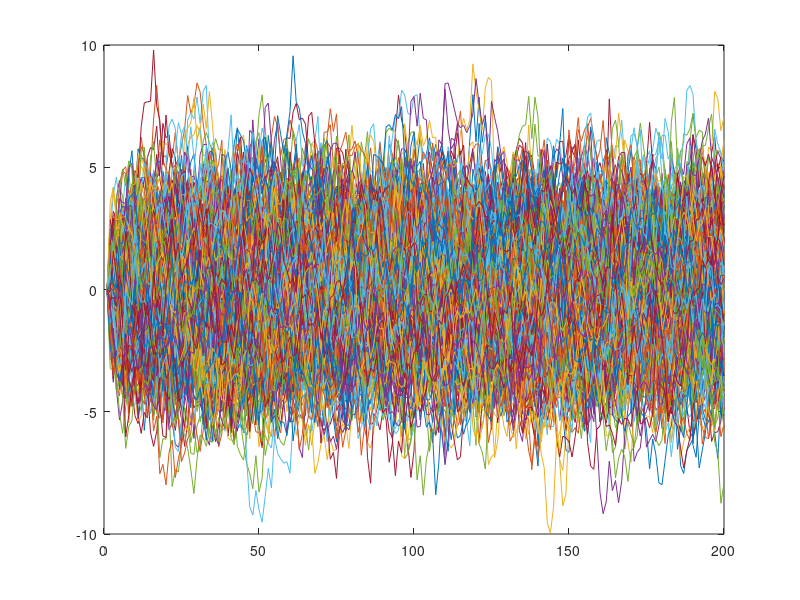

Here is the MATLAB script that generated this plot: (Note: this script raises an error after producing the figure.)
clear all
close all

N=200;                          % Количество отсчетов
K=400;                          % Количество реализаций
mu=0;                           % Среднее по ансамблю
sigma=1;                        % 
l1=2;
l2=20;

scatter_pos1=[10,9 ;50,49;100,99;200,199]
scatter_pos2=[50,40;100,90;200,190]

rm_walk = zeros(N,K);   % Генерация матрицы с NxK


%{
----Генерация случайного блуждания c затуханием------
%}
for i=1:K;
    for j=2:N;
        rm_walk(j,i)= 0.9*rm_walk(j-1,i) + normrnd(mu, sigma);
    end
end 

%{
----Построение всех реализаций на одном полотне------
%}
figure
for i=1:K;
    plot(rm_walk(:,i))
    hold on
end

%{
--------Построение диаграмм рассеяния---------
%}
figure
scatter_rm_walk(rm_walk, scatter_pos1,1)
scatter_rm_walk(rm_walk, scatter_pos2,2)

%{
-----Расчет автокорр функции----
%}
rm_walk_shifted=circshift(rm_walk,1);
rm_walk_times=rm_walk_shifted.*rm_walk;

for i=1:N;
    autocorr_rm_walk(i)=mean(rm_walk_times(i,:));
end

figure
plot(autocorr_rm_walk)
hold on
%{
-----Теоретический расчет sigma и АКФ----
%}

n=0:N-1;
a_corr_theoretical=0.05*(1-0.9.^n)./(1-0.9).^2;
plot(a_corr_theoretical);

function scatter_rm_walk(rm_walk, scatter_pos,plot_number)
k=length(scatter_pos(:,1))
for i=1:k;
    subplot(2,1,plot_number)
    scatter(rm_walk(scatter_pos(i,1),:),rm_walk(scatter_pos(i,2),:)); 
    hold on
end
hold off
end
